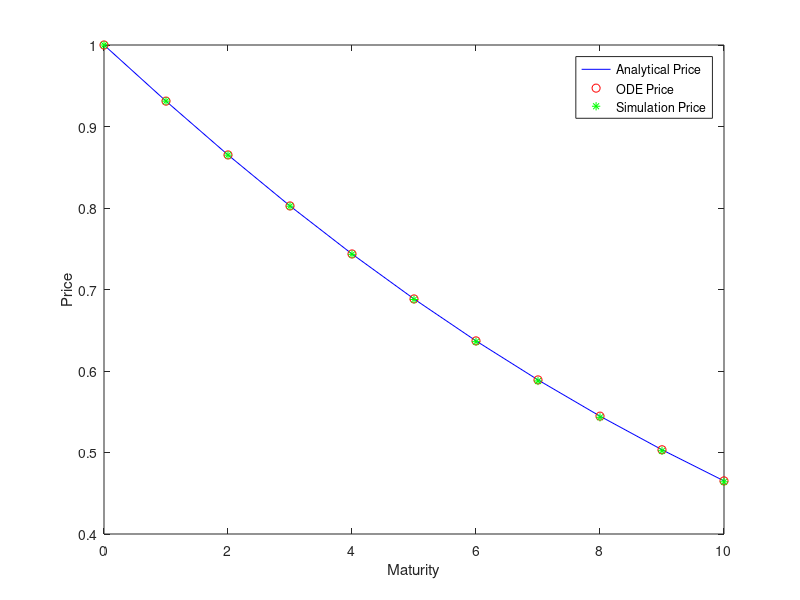

Here is the MATLAB script that generated this plot:
function Vasicek(k,r_bar,sigma,r)
% k is the speed of mean reversion
% r_bar is the risk-neutral long run mean of the short rate
% sigma is the volatility of the short rate
% Our model is dr(t)=k(r_bar-r(t))dt+sigma*dW, where dW is a Brownian
% motion.
% r is the current short rate at time t

if nargin<4
    r=.07;
    k=.3;
    r_bar=.08;
    sigma=.01;
end

step=1; % Yearly frequency
mat=[0:step:10]'; % Maturity matrix

%% Analytical solution
B=(1-exp(-k*mat))/k;
A=(r_bar-sigma^2/(2*k^2))*(B-mat)-(sigma^2*B.^2)/(4*k);
P=exp(A-B*r);

%% ODE solution
function dy=vasicek_ode(t,y) %#ok<INUSL>
dy(1,1)=(1/2)*sigma^2*y(2)^2-r_bar*k*y(2);
dy(2,1)=1-k*y(2);
end

[~,y]=ode45(@vasicek_ode,mat,[0 0]);
A_ode=y(:,1); B_ode=y(:,2);
P_ode=exp(A_ode-B_ode*r);

%% Simulation solution
delta_t=step/50;
no_sim=1000; no_per=max(mat)/delta_t;
rsim=zeros(no_sim,no_per); drsim=zeros(no_sim,no_per);
rsim(:,1)=r;
for j=2:no_per
    dW=randn(no_sim,1);
    drsim(:,j)=k*(r_bar-rsim(:,j-1))*delta_t+sigma*sqrt(delta_t)*dW;
    rsim(:,j)=rsim(:,j-1)+drsim(:,j);
end
P_sim=ones(length(mat),1);
for i=2:length(mat)
    P_sim(i)=mean(exp(-delta_t*sum(rsim(:,1:mat(i)/delta_t),2)));
end

%% Plots
figure
plot(mat,P,'b',mat,P_ode,'r o',mat,P_sim,'g *')
legend('Analytical Price','ODE Price','Simulation Price')
xlabel('Maturity')
ylabel('Price')
end